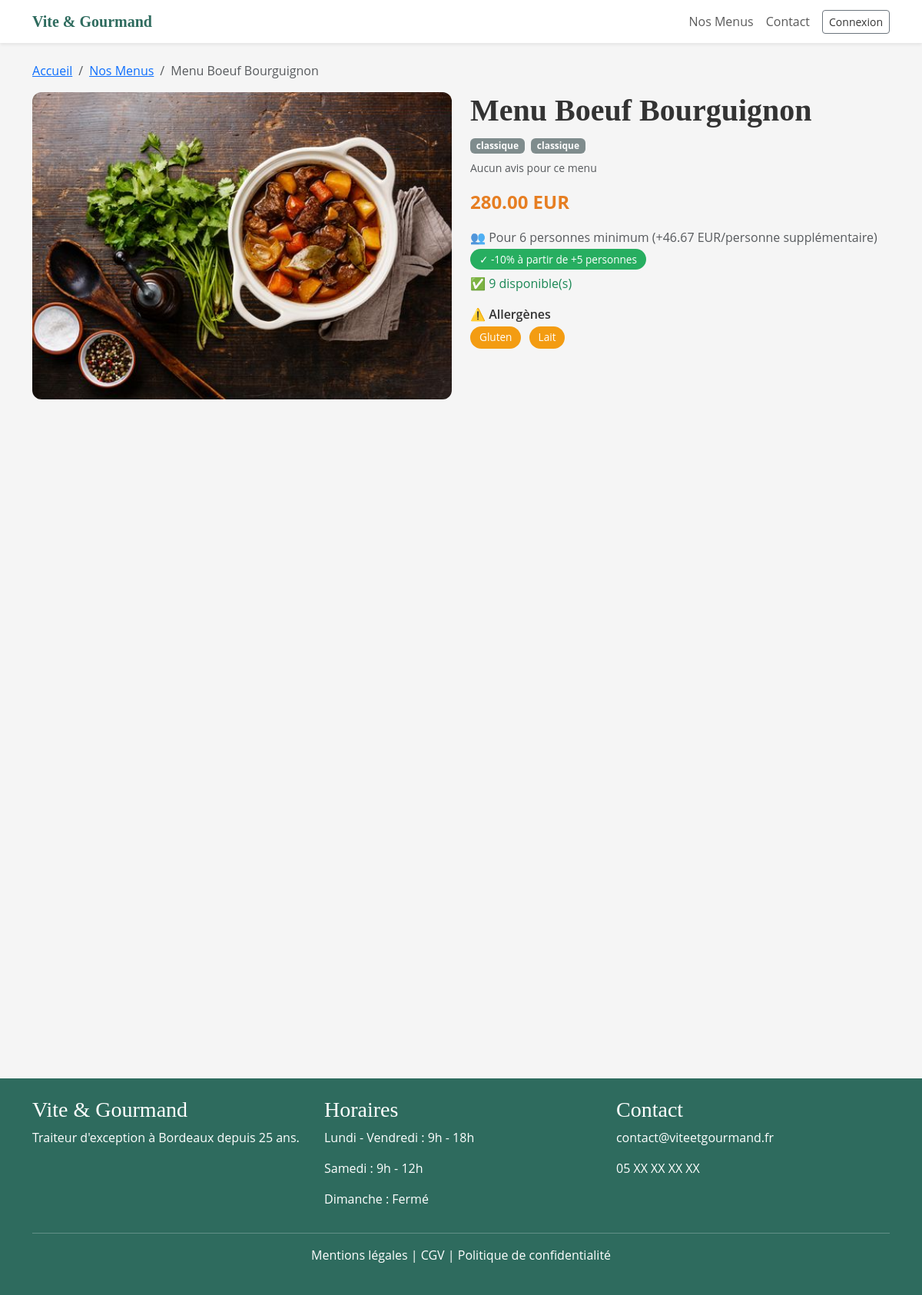
/menus/detail?id=4, run on the app's committed database.
### tables this page shows
CREATE TABLE `menus` (
  `id` int NOT NULL AUTO_INCREMENT,
  `titre` varchar(255) NOT NULL,
  `description` text,
  `theme` enum('Noel','Paques','classique','evenement') NOT NULL,
  `regime` enum('vegetarien','vegan','classique') NOT NULL,
  `nb_personnes_min` int NOT NULL,
  `prix_base` decimal(10,2) NOT NULL,
  `stock` int DEFAULT '0',
  `actif` tinyint(1) DEFAULT '1',
  `created_at` datetime DEFAULT CURRENT_TIMESTAMP,
  `image` varchar(255) DEFAULT NULL,
  PRIMARY KEY (`id`)
);

### controllers/MenusController.php (called while the page is built, shortened)
<?php
require_once 'models/MenuModel.php';
class MenusController {
    private $menuModel;
    public function __construct() {
        $this->menuModel = new MenuModel();
    }
    public function detail() {
        $id = $_GET['id'] ?? null;
        $menu = $this->menuModel->getById($id);
        $plats  = $this->menuModel->getPlatsById($id);
        $avis   = $this->menuModel->getAvisById($id);
        require_once 'views/menus/detail.php';
    }
}

### models/MenuModel.php (called while the page is built, shortened)
<?php
require_once 'config/database.php';
class MenuModel {
    private $db;
    public function __construct() {
        $database = new Database();
        $this->db = $database->connect();
    }
    public function getById($id) {
        $sql = "SELECT * FROM menus WHERE id = :id";
        $stmt = $this->db->prepare($sql);
        $stmt->execute([':id' => $id]);
        return $stmt->fetch(PDO::FETCH_ASSOC);
    }
    public function getPlatsById($menu_id) {
        $sql = "SELECT * FROM plats WHERE menu_id = :menu_id ORDER BY FIELD(type, 'entree', 'plat', 'dessert')";
        $stmt = $this->db->prepare($sql);
        $stmt->execute([':menu_id' => $menu_id]);
        return $stmt->fetchAll(PDO::FETCH_ASSOC);
    }
}

### config/database.php (called while the page is built)
<?php
class Database {
    private $host;
    private $dbname;
    private $username;
    private $password;
    private $port;
    private static $pdo = null;
    public function __construct() {
        $this->host = $_ENV['DB_HOST'] ?? 'mysql';
        $this->dbname = $_ENV['DB_NAME'] ?? 'vite_gourmand';
        $this->username = $_ENV['DB_USER'] ?? 'root';
        $this->password = $_ENV['DB_PASS'] ?? 'root';
        $this->port = $_ENV['DB_PORT'] ?? '3306';
    }
    public function connect() {
        if (self::$pdo === null) {
            try {
                self::$pdo = new PDO(
                    "mysql:host={$this->host};port={$this->port};dbname={$this->dbname};charset=utf8mb4",
                    $this->username,
                    $this->password,
                    [
                        PDO::ATTR_ERRMODE => PDO::ERRMODE_EXCEPTION,
                        PDO::ATTR_PERSISTENT => false
                    ]
                );
            } catch (PDOException $e) {
                die("Erreur de connexion : " . $e->getMessage());
            }
        }
        return self::$pdo;
    }
}

### views/menus/detail.php (the view, shortened to what this page needs)
<?php require_once 'views/layouts/header.php'; ?>
<div class="container mt-4 mb-5">
    <nav aria-label="breadcrumb">
        <ol class="breadcrumb">
            <li class="breadcrumb-item"><a href="/">Accueil</a></li>
            <li class="breadcrumb-item"><a href="/menus">Nos Menus</a></li>
            <li class="breadcrumb-item active"><?= htmlspecialchars($menu['titre']) ?></li>
        </ol>
    </nav>
    <div class="row">
        <div class="col-md-6">
            <?php
                $touteImages = [];
                if (!empty($menu['image'])) $touteImages[] = $menu['image'];
                $touteImages = array_unique($touteImages);
            ?>
            <?php if (count($touteImages) > 1): ?>
                <div id="carouselMenu" class="carousel slide" data-bs-ride="carousel">
                    <div class="carousel-indicators">
                        <?php foreach ($touteImages as $i => $img): ?>
                            <button type="button" data-bs-target="#carouselMenu" data-bs-slide-to="<?= $i ?>"
                                    <?= $i === 0 ? 'class="active"' : '' ?>></button>
                        <?php endforeach; ?>
                    </div>
                    <div class="carousel-inner" style="border-radius:12px;">
                        <?php foreach ($touteImages as $i => $img): ?>
                            <div class="carousel-item <?= $i === 0 ? 'active' : '' ?>">
                                <img src="<?= htmlspecialchars($img) ?>"
                                     alt="Photo du menu <?= $i + 1 ?>"
                                     class="detail-image">
                            </div>
                        <?php endforeach; ?>
                    </div>
                    <button class="carousel-control-prev" type="button" data-bs-target="#carouselMenu" data-bs-slide="prev">
                        <span class="carousel-control-prev-icon"></span>
                    </button>
                    <button class="carousel-control-next" type="button" data-bs-target="#carouselMenu" data-bs-slide="next">
                        <span class="carousel-control-next-icon"></span>
                    </button>
                </div>
            <?php else: ?>
                <img src="<?= htmlspecialchars($touteImages[0]) ?>"
                     alt="Photo du <?= htmlspecialchars($menu['titre']) ?>"
                     class="detail-image">
            <?php endif; ?>
        </div>
        <div class="col-md-6">
            <h1 class="fw-bold"><?= htmlspecialchars($menu['titre']) ?></h1>
            <?php
                $theme = strtolower($menu['theme'] ?? 'classique');
                $badgeTheme = match($theme) {
                    'noel'      => 'badge-noel',
                    'paques'    => 'badge-paques',
                    'evenement' => 'badge-evenement',
                    default     => 'badge-classique',
                };
                $regime = strtolower($menu['regime'] ?? 'classique');
                $badgeRegime = match($regime) {
                    'vegetarien' => 'badge-vegetarien',
                    'vegan'      => 'badge-vegan',
                    default      => 'badge-classique',
                };
            ?>
            <span class="badge <?= $badgeTheme ?> me-1"><?= htmlspecialchars($menu['theme']) ?></span>
            <span class="badge <?= $badgeRegime ?> me-1"><?= htmlspecialchars($menu['regime']) ?></span>
            <?php if (!empty($avis)): ?>
                <?php
                    $totalNote   = array_sum(array_column($avis, 'note'));
                    $nbAvis      = count($avis);
                    $moyenneNote = $nbAvis > 0 ? round($totalNote / $nbAvis, 1) : 0;
                ?>
                <div class="mt-2">
                    <span class="stars">
                        <?php for ($i = 1; $i <= 5; $i++): ?>
                            <?= $i <= $moyenneNote ? '★' : '☆' ?>
                        <?php endfor; ?>
                    </span>
                    <span class="text-muted ms-1"><?= $moyenneNote ?>/5 (<?= $nbAvis ?> avis)</span>
                </div>
            <?php else: ?>
                <div class="mt-2 text-muted small">Aucun avis pour ce menu</div>
            <?php endif; ?>
            <p class="prix-color mt-3"><?= number_format($menu['prix_base'], 2) ?> EUR</p>
            <p class="text-muted mb-1">
                👥 Pour <?= $menu['nb_personnes_min'] ?> personnes minimum
                (+<?= number_format($menu['prix_base'] / $menu['nb_personnes_min'], 2) ?> EUR/personne supplémentaire)
            </p>
            <span class="badge-reduction">✓ -10% à partir de +5 personnes</span>
            <?php if (isset($menu['stock'])): ?>
                <p class="mt-2 <?= $menu['stock'] > 0 ? 'text-success' : 'text-danger' ?>">
                    <?= $menu['stock'] > 0 ? '✅ ' . $menu['stock'] . ' disponible(s)' : '❌ Stock épuisé' ?>
                </p>
            <?php endif; ?>
            <?php if (!empty($plats)): ?>
                <?php
                    $tousAllergenes = [];
                    foreach ($plats as $plat) {
                        if (!empty($plat['allergenes']) && strtolower(trim($plat['allergenes'])) !== 'aucun') {
                            $al = array_map('trim', explode(',', $plat['allergenes']));
                            $tousAllergenes = array_unique(array_merge($tousAllergenes, $al));
                        }
                    }
                ?>
                <?php if (!empty($tousAllergenes)): ?>
                    <div class="mt-3">
                        <p class="fw-semibold mb-1">⚠️ Allergènes</p>
                        <?php foreach ($tousAllergenes as $al): ?>
                            <span class="badge-allergene"><?= htmlspecialchars($al) ?></span>
                        <?php endforeach; ?>
                    </div>
                <?php endif; ?>
            <?php endif; ?>
        </div>
    </div>
</div>
<?php require_once 'views/layouts/footer.php'; ?>

### assets/css/style.css (style rules this page uses)
:root { --color-primary: #5DA99A; --color-primary-dark: #2E6B5E; --color-secondary: #FF8F00; --color-text: #333333; --color-bg-light: #F5F5F5; }
body { font-family: 'Open Sans', sans-serif; color: var(--color-text); background-color: var(--color-bg-light); }
h1, h2, h3, h4, h5 { font-family: 'Playfair Display', serif; }
.badge-classique { background-color: #e67e22; color: white; }

### views/menus/detail.php (style rules this page uses)
.badge-classique { background-color: #7f8c8d; color: white; }
.detail-image { width: 100%; height: 400px; object-fit: cover; border-radius: 12px; }
.prix-color { color: #e67e22; font-weight: bold; font-size: 1.5rem; }
.badge-allergene { background-color: #f39c12; color: white; border-radius: 20px; padding: 4px 12px; font-size: 0.85rem; margin-right: 6px; display: inline-block; margin-bottom: 4px; }
.badge-reduction { background-color: #27ae60; color: white; border-radius: 20px; padding: 4px 12px; font-size: 0.85rem; }

### data on the page
menus: titre "Menu Boeuf Bourguignon", theme "classique", regime "classique", prix_base "280.00", nb_personnes_min "6", $menu['prix_base'] / $menu['nb_personnes_min'] "46.67", stock "9"

### other printed values
$al "Gluten"
$al "Lait"
